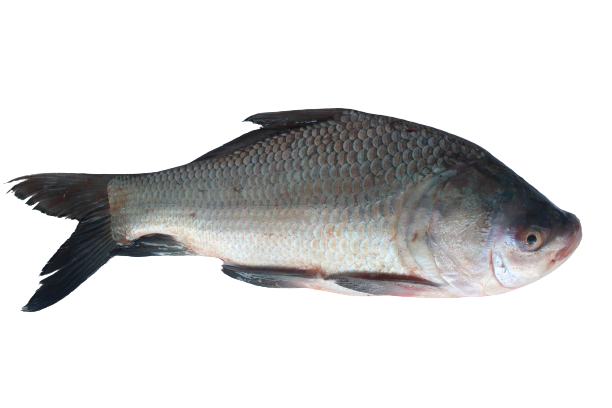
#> input picture dataset/catla1.png, 612 x 408 px; its folder holds only this picture in this run
$ python temp.py
#> lines starting #> are read from the running program, lines starting #| are printed output that depends on the picture
import random
import os
from PIL import Image
im = random.choice(os.listdir(r"dataset"))
print(im)
im = r"dataset/"+im
#remove_black_bg(im)
img = Image.open(im)
#> img is the input picture: PIL image 612x408 RGBA; mean R, G, B, A 33.7, 33.4, 33.4, 73.1

new_height = random.randint(300, 400+1)
new_width = random.randint(400, 500+1)
#print(images[i].size)
img = img.resize((new_width, new_height))
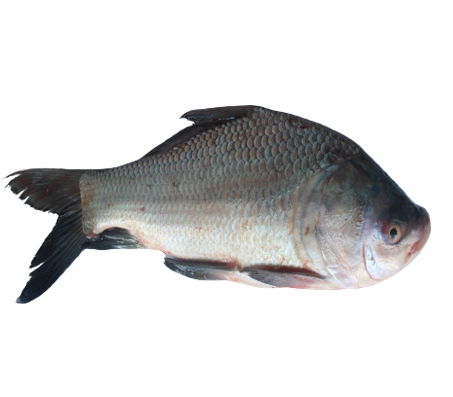
#> img: PIL image 453x397 RGBA; mean R, G, B, A 33.9, 33.6, 33.6, 73.1; transparent parts drawn white

angle = random.randint(0,361)
img = img.rotate(angle)
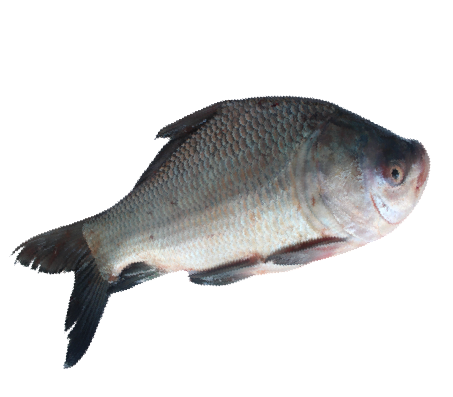
#> img: PIL image 453x397 RGBA; mean R, G, B, A 33.9, 33.6, 33.6, 73.1; transparent parts drawn white


white_img = Image.open('dataset/' + random.choice(os.listdir(r"dataset")))
white_img.paste(img,(20,100))
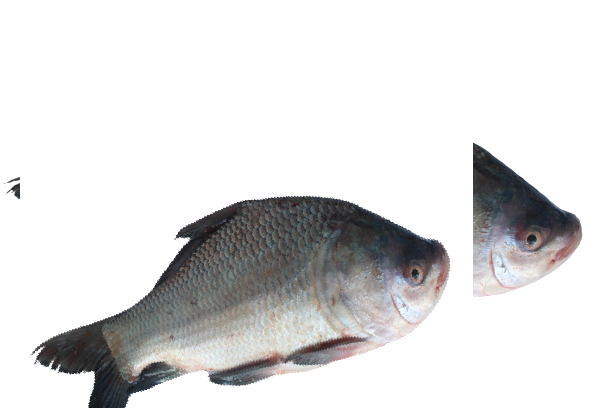
#> white_img: PIL image 612x408 RGBA; mean R, G, B, A 29.5, 29.1, 29.3, 62.2; transparent parts drawn white

white_img.show()

$ run again, on dataset/catla13.png
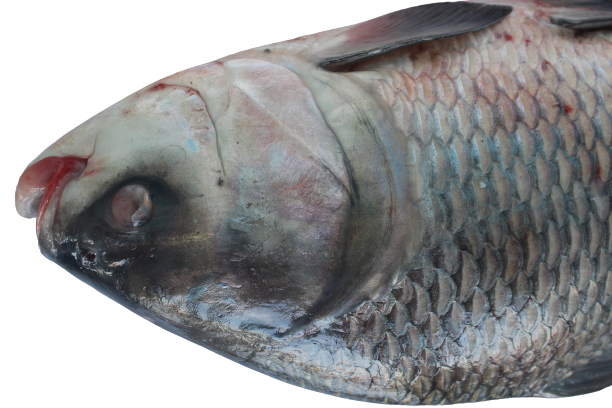
#> input picture dataset/catla13.png, 612 x 408 px
#> img is the input picture: PIL image 612x408 RGBA; mean R, G, B, A 85.1, 85.3, 85.9, 190.8
#> `img = img.rotate(angle)`:
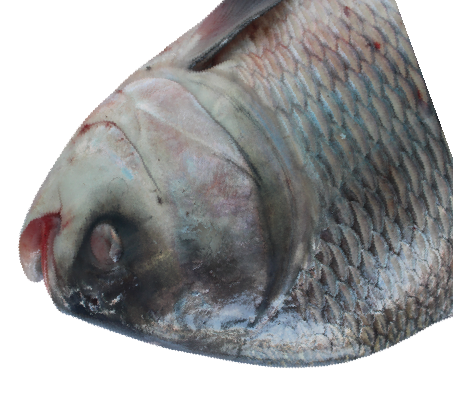
#> img: PIL image 453x397 RGBA; mean R, G, B, A 79.4, 79.7, 80.3, 176.5; transparent parts drawn white
#> `white_img.paste(img,(20,100))`:
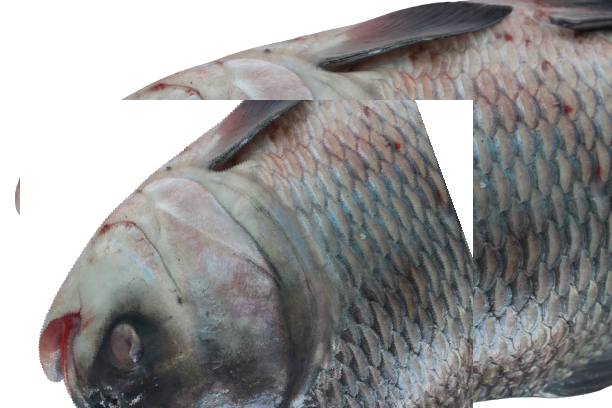
#> white_img: PIL image 612x408 RGBA; mean R, G, B, A 86.6, 85.6, 85.5, 189.2; transparent parts drawn white

$ run again, on dataset/catla14.png
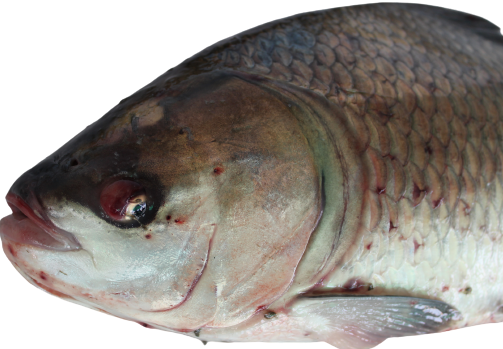
#> input picture dataset/catla14.png, 503 x 349 px
#> img is the input picture: PIL image 503x349 RGBA; mean R, G, B, A 95, 88.9, 82.9, 196.8
#> `img = img.rotate(angle)`:
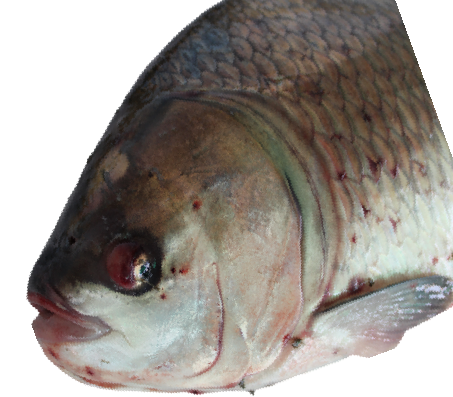
#> img: PIL image 453x397 RGBA; mean R, G, B, A 89.3, 83.1, 77.2, 185.2; transparent parts drawn white
#> `white_img.paste(img,(20,100))`:
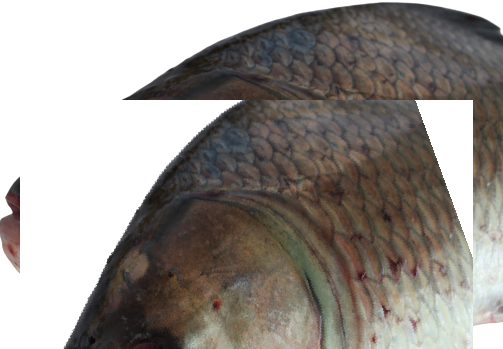
#> white_img: PIL image 503x349 RGBA; mean R, G, B, A 64.3, 58.8, 54, 166.8; transparent parts drawn white

$ run again, on dataset/catla15.png
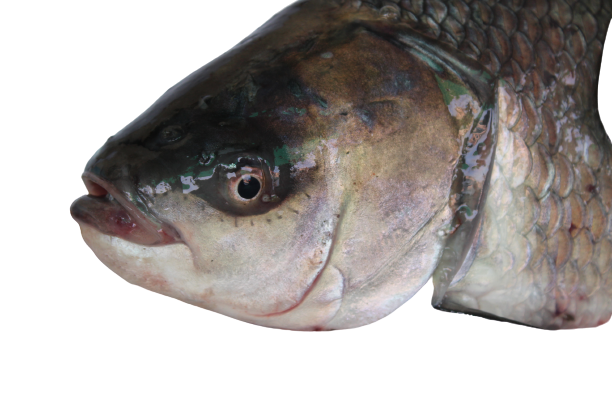
#> input picture dataset/catla15.png, 612 x 408 px
#> img is the input picture: PIL image 612x408 RGBA; mean R, G, B, A 67.9, 62.8, 60.3, 150.7
#> `img = img.rotate(angle)`:
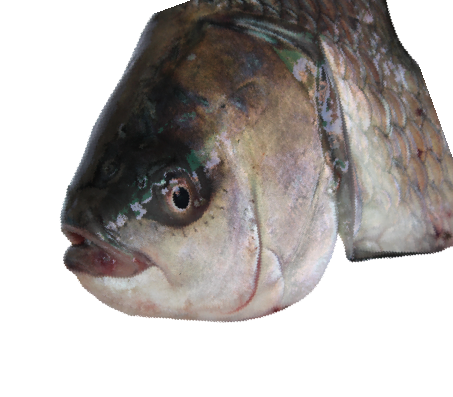
#> img: PIL image 453x397 RGBA; mean R, G, B, A 65, 60.3, 57.9, 140.1; transparent parts drawn white
#> `white_img.paste(img,(20,100))`:
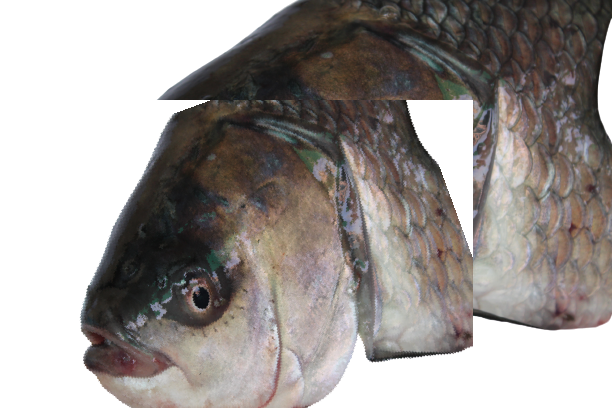
#> white_img: PIL image 612x408 RGBA; mean R, G, B, A 72.4, 67, 64.2, 169.3; transparent parts drawn white

$ run again, on dataset/catla10.png
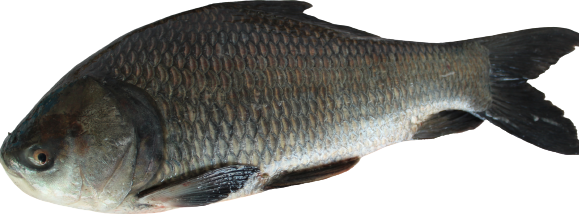
#> input picture dataset/catla10.png, 579 x 214 px
#> img is the input picture: PIL image 579x214 RGBA; mean R, G, B, A 54.1, 53.5, 49.7, 162.5
#> `img = img.rotate(angle)`:
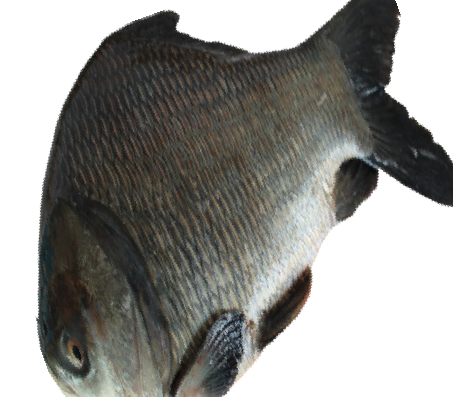
#> img: PIL image 453x397 RGBA; mean R, G, B, A 49.5, 49, 45.5, 155.8; transparent parts drawn white
#> `white_img.paste(img,(20,100))`:
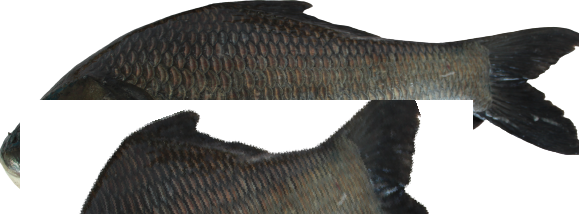
#> white_img: PIL image 579x214 RGBA; mean R, G, B, A 33.3, 32.4, 29.9, 139.3; transparent parts drawn white
